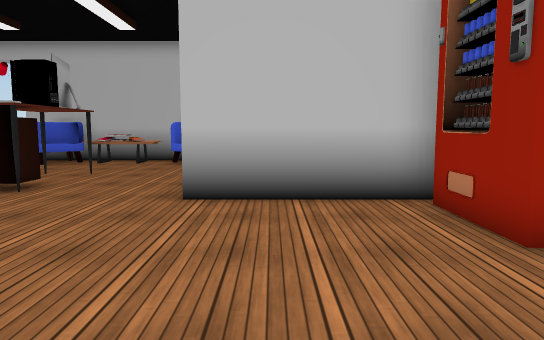
view 1 (above)

17 first-person views from a walk through a Unity game level. The camera is 1.2 m above the floor, tilts 6° down and sees 70° across. Doors are open. The floor is counted in squares, 0.9 m on a side. Each view is taken from the middle of a square. On the plan, view 1 faces up. The plan holds only what a view shows up to about 16 squares ahead; the rest is blank. The place goes on beyond the plan. The player is left out. Some surface patterns are stand-ins.

view 2
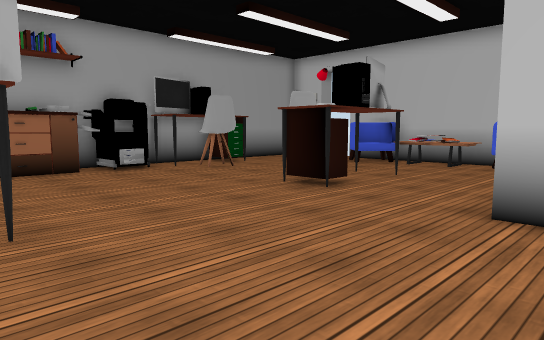

view 3
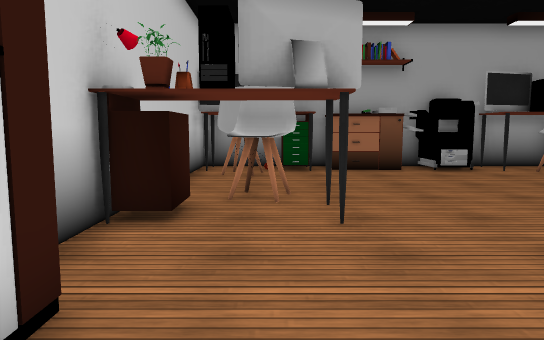

view 4
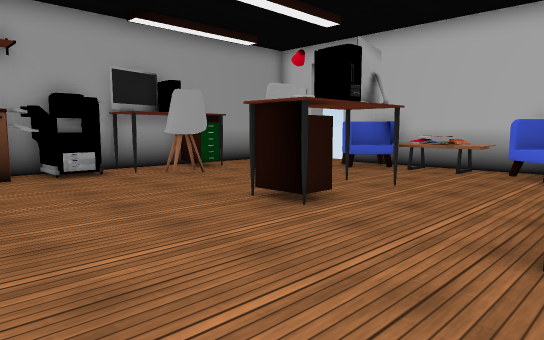

view 5
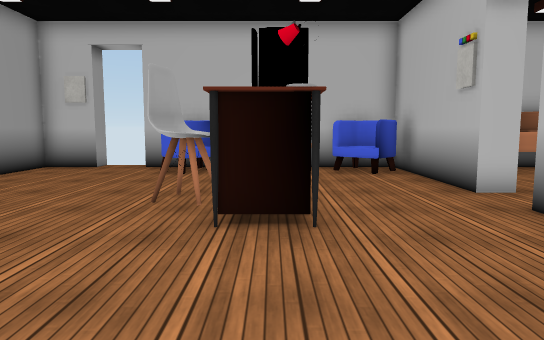

view 6
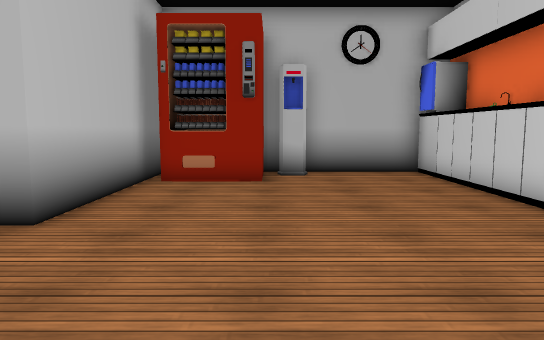

view 7
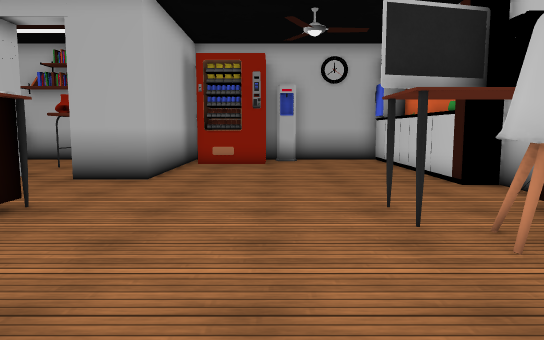

view 8
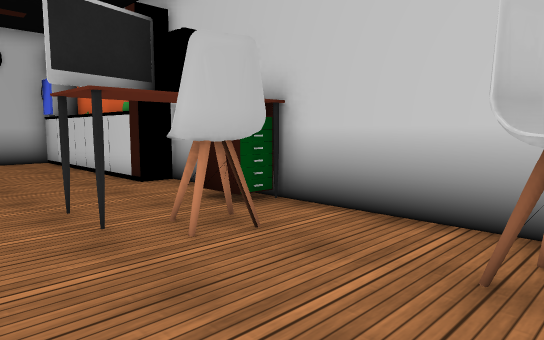

view 9
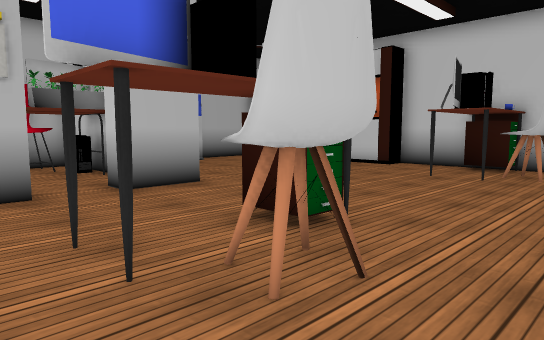

view 10
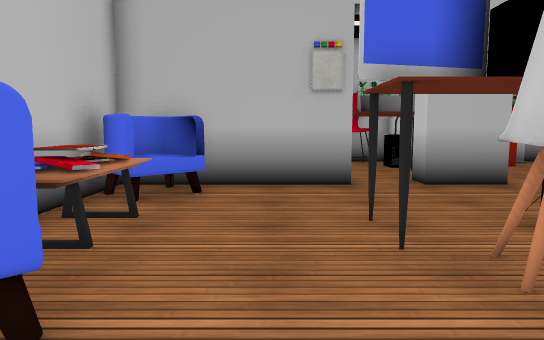

view 11
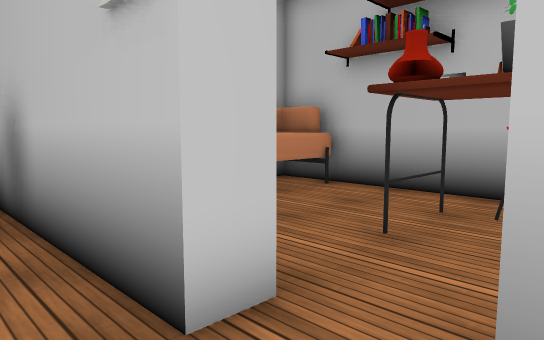

view 12
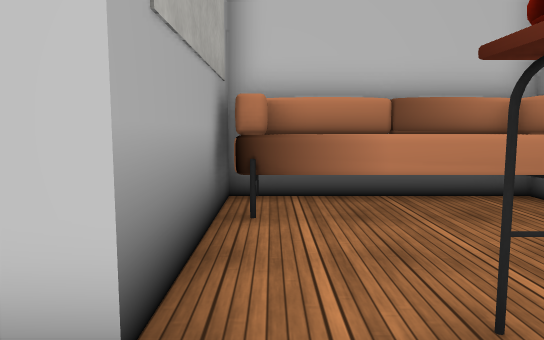

view 13
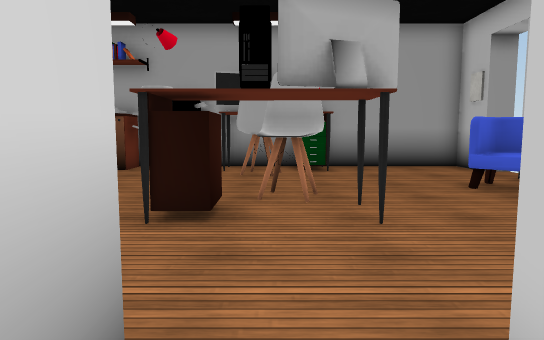

view 14
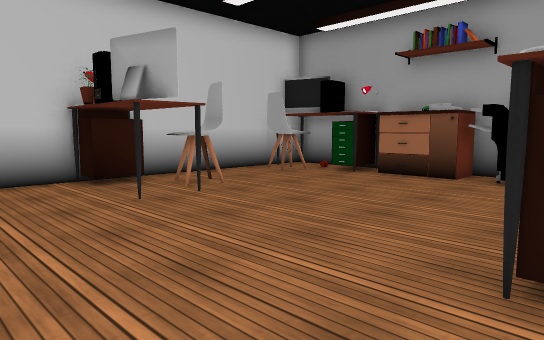

view 15
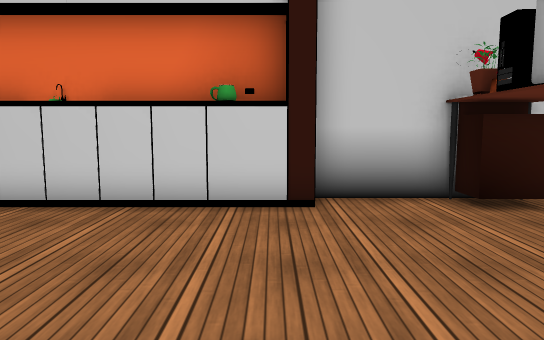

view 16
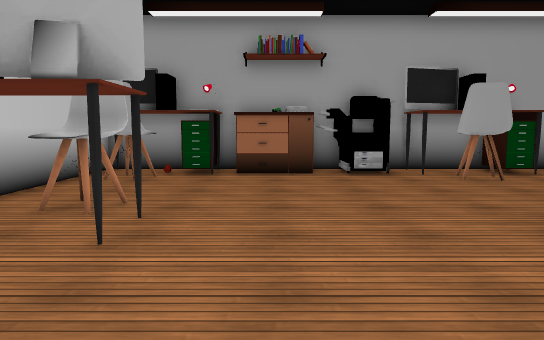

view 17
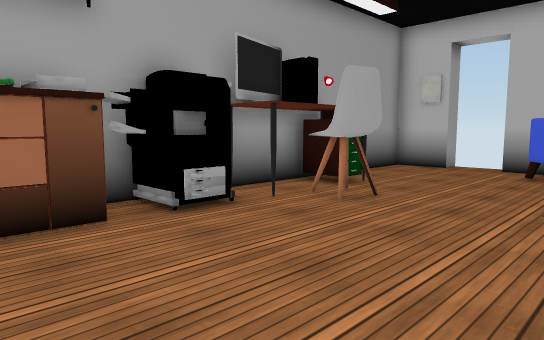

### Floor plan
Points are (right, up) in squares from view 1. A wall is a line through its corners. A room is listed if a view was taken in it or the views show most of it. See-through windows are left out.
Room 1 (views 1, 2, 3, 4, 5, 6, 7, 8, 9, 10, 11, 14, 15, 16, 17)
walls: (-1.7, 11) (-1.7, 14.5); (-5.6, -1.5) (-2.6, -1.5); (-14, 3) (-14, -1.5) (-5.9, -1.5); (4.6, 7.3) (-1.7, 7.3) (-1.7, 8.6); (-1.6, 16.7) (-10.5, 16.7); (-12.4, 16.7) (-14, 16.7) (-14, 4.8); (5.2, -0.5) (5.2, 4.2)
ways out: open door at (-1.7, 10.3) to room 2; open door at (-11, 17)
objects: computer (-13, -1) to (-13, 0); desk (-13, 1) to (-13, 2); other object (-13, 3); other object (-13, 4); printer (-13, 5) to (-13, 7); computer (-13, 9); desk (-13, 10) to (-13, 12); chair (-12, 0) to (-11, 0); chair (-12, 9) to (-11, 10); other object (-12, 17); chair (-9, 15) to (-8, 16); chair (-8, 0) to (-7, 1); chair (-8, 10) to (-7, 11); desk (-7, -1) to (-6, 0); desk (-7, 2); desk (-7, 8) to (-6, 10); table (-7, 15) to (-7, 16); computer (-6, 1) to (-6, 2); computer (-6, 11); books (-6, 15) to (-6, 16); table (-5, 15) to (-5, 16); chair (-4, 15) to (-2, 16); other object (-2, -1); pot (-1, -1); other object (0, -1) to (1, -1); other object (2, -1); other object (3, -1); other object (3, 6) to (4, 6); other object (4, -1); other object (4, 3); other object (5, -1)
Room 2 (views 12, 13)
walls: (2, 8.2) (5.2, 8.2) (5.2, 16.7) (-0.9, 16.7) (-0.9, 11.4)
ways out: open door at (-1.7, 10.3) to room 1
objects: sofa (0, 15) to (5, 16); computer (2, 9) to (3, 9); desk (2, 10) to (3, 11); chair (3, 9) to (4, 10)

Where each view was taken, in squares from view 1:
view 1: 0 up, 0 right, facing up
view 2: 1 up, 0 right, facing up-left
view 3: 1 up, 0 right, facing left
view 4: 3 up, 1 left, facing up-left
view 5: 3 up, 6 left, facing up
view 6: 4 up, 7 left, facing right
view 7: 4 up, 12 left, facing right
view 8: 4 up, 12 left, facing down-right
view 9: 13 up, 10 left, facing down-right
view 10: 13 up, 11 left, facing right
view 11: 9 up, 3 left, facing up-right
view 12: 9 up, 0 right, facing up
view 13: 10 up, 0 right, facing left
view 14: 9 up, 2 left, facing down-left
view 15: 6 up, 2 left, facing down
view 16: 4 up, 1 left, facing left
view 17: 3 up, 7 left, facing up-left
